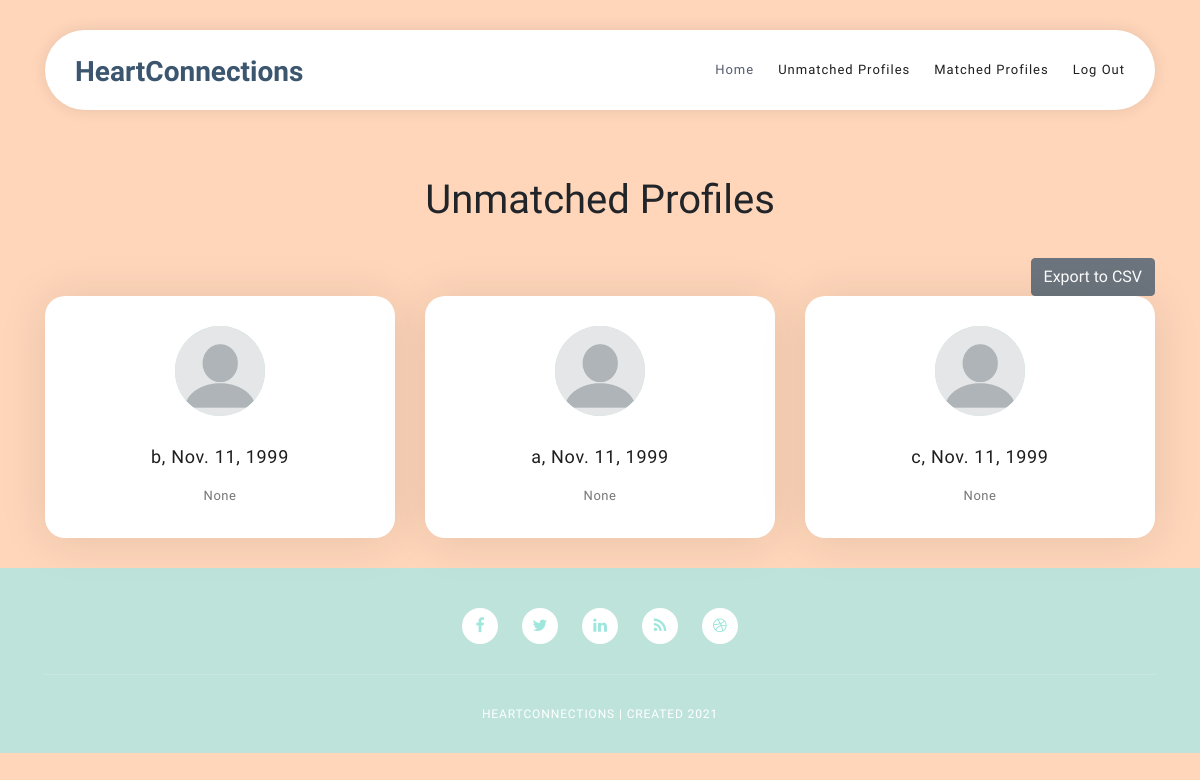
Before: /HeartConnections/profile/unmatched/ (signed in) with the older database file.
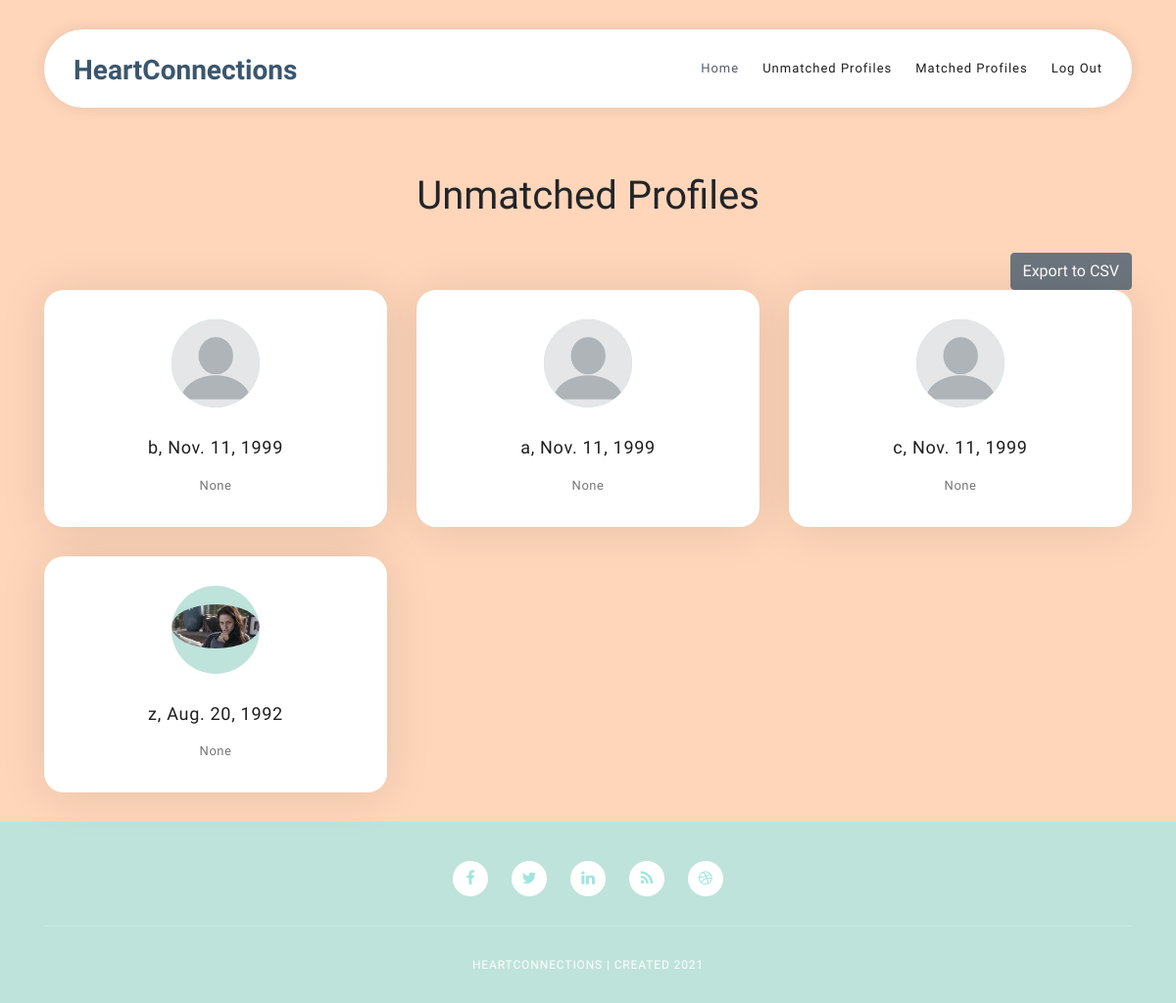
After: the same page with the newer database file.
### HeartConnections/models.py (models this page shows, shortened)
class Profile(models.Model):
    id = models.AutoField(primary_key=True)
    first_name = models.CharField(max_length=30)
    last_name = models.CharField(max_length=40)
    birthdate = models.DateField(default=datetime.date(1900, 1, 1), validators=[MinValueValidator(datetime.date(1900, 1, 1)), MaxValueValidator(datetime.date.today() - datetime.timedelta(days=6575))])
    gender = models.CharField(max_length=20)
    sexuality = models.CharField(max_length=25)
    country = models.CharField(max_length=40)
    state_region = models.CharField(max_length=20)
    city = models.CharField(max_length=30)
    occupation = models.CharField(max_length=25, blank=True, null=True)
    company = models.CharField(max_length=40, blank=True, null=True)
    education = models.CharField(max_length=50, blank=True, null=True)
    bio = models.CharField(max_length=1000, blank=True, null=True)
    religion = models.CharField(max_length=25, blank=True, null=True)
    hobbies = models.CharField(max_length=250, blank=True, null=True)
    dietary_preferences = models.CharField(max_length=100, blank=True, null=True)
    alcohol = models.BooleanField(blank=True, null=True)
    smoking = models.BooleanField(blank=True, null=True)
    email = models.EmailField(max_length=50)
    matched = models.BooleanField(default=False)
    matched_with = models.CharField(max_length=100, blank=True, null=True)
    notes = models.CharField(max_length=500, blank=True, null=True)
    profile_pic = models.ImageField(null=True, blank=True)
    def get_absolute_url(self):
        return reverse('profile_detailed_view', kwargs={'pk': self.pk})

### HeartConnections/views.py (the view)
# urls.py: path('profile/unmatched/', views.UnmatchedProfiles.as_view(), name='unmatched_profiles'),
class UnmatchedProfiles(LoginRequiredMixin, generic.ListView):
    model = Profile
    context_object_name = 'unmatched_list'
    queryset = Profile.objects.filter(matched=False)
    template_name = 'unmatched_profiles.html'

### HeartConnections/templates/unmatched_profiles.html (shortened to what this page needs)
{% extends "admin_base_generic.html" %}
{% block content %}
<head>
    {% load static %}
</head>
<div class="baseframe"><h1>Unmatched Profiles</h1></div><br><br>
{% if unmatched_list %}
<section class="section home-feature">
    <div class="container">
        <div class="row">
            <div class="col-lg-12">
                <div class="row">
                    <div class="col-xl-12 col-lg-12 col-md-12 col-sm-12 col-12">
                        <div class="text-right">
                            <button id="export" name="export" type="button" class="btn btn-secondary" onclick="location.href='{% url 'export' %}'">Export to CSV</button>
                        </div>
                    </div>
                    {% for profile in unmatched_list %}
                    <div class="col-lg-4 col-md-6 col-sm-6 col-12" data-scroll-reveal="enter bottom move 50px over 0.6s after 0.2s">
                        <a href="{{ profile.get_absolute_url }}"><div class="features-small-item">
                            <div class="icon">
                                <i><span class="d-none d-lg-block"><img class="img-fluid img-profile rounded-circle mx-auto mb-2" src="{{profile.profile_pic.url}}" alt="" /></span></i>
                            </div>
                            <h5 class="features-title">{{ profile.first_name }}, {{ profile.birthdate }}</h5>
                            <p>{{ profile.bio }}</p>
                        </div></a>
                    </div>
                    {% endfor %}
                </div>
            </div>
        </div>
    </div>
</section>
{% endif %}
{% endblock %}

### HeartConnections/templates/admin_base_generic.html (shortened to what this page needs)
<!DOCTYPE html>
<html lang="en">
  <head>
    {% load static %}
    <link rel="stylesheet" type="text/css" href="{% static 'css/bootstrap.min.css' %}">
    <link rel="stylesheet" type="text/css" href="{% static 'css/font-awesome.css' %}">
    <link rel="stylesheet" href="{% static 'css/admin-templatemo-softy-pinko.css' %}">
    </head>
    <body>
    <header class="header-area header-sticky">
        <div class="container">
            <div class="row">
                <div class="col-12">
                    <nav class="main-nav">
                        <a href="{% url 'admin_index' %}" class="logo" style="color:#3B566E;">
                            <h3><strong>HeartConnections</strong></h3>
                        </a>
                        <ul class="nav">
                            <li><a href="{% url 'admin_index' %}" class="active">Home</a></li>
                            <li><a href="{% url 'unmatched_profiles' %}">Unmatched Profiles</a></li>
                            <li><a href="{% url 'matched_profiles' %}">Matched Profiles</a></li>
                            <li><a href="{% url 'override_logout' %}">Log Out</a></li>
                        </ul>
                    </nav>
                </div>
            </div>
        </div>
    </header>
    {% block content %}{% endblock %}
    <footer>
        <div class="container">
            <div class="row">
                <div class="col-lg-12 col-md-12 col-sm-12">
                    <ul class="social">
                        <li><a href="#"><i class="fa fa-facebook"></i></a></li>
                        <li><a href="#"><i class="fa fa-twitter"></i></a></li>
                        <li><a href="#"><i class="fa fa-linkedin"></i></a></li>
                        <li><a href="#"><i class="fa fa-rss"></i></a></li>
                        <li><a href="#"><i class="fa fa-dribbble"></i></a></li>
                    </ul>
                </div>
            </div>
            <div class="row">
                <div class="col-lg-12">
                    <p class="copyright">HeartConnections | Created 2021</p>
                </div>
            </div>
        </div>
    </footer>
  </body>
</html>

### HeartConnections/templates/unmatched_profiles.html (style rules this page uses)
.baseframe { overflow: hidden; position: relative; display: flex; align-items: center; justify-content: center; background-repeat: no-repeat; background-position: center center; background-size: cover; height: 50vh; }

Changed rows visible on the page:
added Profile: profile_pic (picture), first_name "z", birthdate "Aug. 20, 1992", bio "None"
